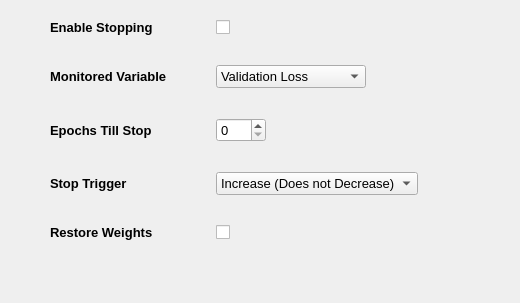
        <widget class="QWidget" name="early_stop_tab">
         <attribute name="title">
          <string>Stopping</string>
         </attribute>
         <widget class="QWidget" name="formLayoutWidget_4">
          <property name="geometry">
           <rect>
            <x>40</x>
            <y>10</y>
            <width>471</width>
            <height>284</height>
           </rect>
          </property>
          <layout class="QFormLayout" name="early_stop_form">
           <property name="fieldGrowthPolicy">
            <enum>QFormLayout::AllNonFixedFieldsGrow</enum>
           </property>
           <property name="horizontalSpacing">
            <number>20</number>
           </property>
           <property name="verticalSpacing">
            <number>30</number>
           </property>
           <property name="leftMargin">
            <number>10</number>
           </property>
           <property name="topMargin">
            <number>10</number>
           </property>
           <property name="rightMargin">
            <number>10</number>
           </property>
           <property name="bottomMargin">
            <number>10</number>
           </property>
           <item row="0" column="0">
            <widget class="QLabel" name="enable_stop_label">
             <property name="font">
              <font>
               <pointsize>10</pointsize>
               <italic>false</italic>
               <bold>true</bold>
              </font>
             </property>
             <property name="text">
              <string>Enable Stopping</string>
             </property>
            </widget>
           </item>
           <item row="0" column="1">
            <widget class="QCheckBox" name="enable_stop_box">
             <property name="text">
              <string/>
             </property>
            </widget>
           </item>
           <item row="1" column="0">
            <widget class="QLabel" name="monitor_var_label">
             <property name="font">
              <font>
               <pointsize>10</pointsize>
               <italic>false</italic>
               <bold>true</bold>
              </font>
             </property>
             <property name="text">
              <string>Monitored Variable        </string>
             </property>
            </widget>
           </item>
           <item row="1" column="1">
            <widget class="QComboBox" name="monitor_var_box">
             <property name="sizePolicy">
              <sizepolicy hsizetype="Fixed" vsizetype="Fixed">
               <horstretch>0</horstretch>
               <verstretch>0</verstretch>
              </sizepolicy>
             </property>
             <property name="minimumSize">
              <size>
               <width>150</width>
               <height>0</height>
              </size>
             </property>
             <property name="font">
              <font>
               <family>Segoe UI</family>
               <pointsize>10</pointsize>
               <italic>false</italic>
               <bold>false</bold>
              </font>
             </property>
             <item>
              <property name="text">
               <string>Validation Loss</string>
              </property>
             </item>
             <item>
              <property name="text">
               <string>Validation Accuracy</string>
              </property>
             </item>
             <item>
              <property name="text">
               <string/>
              </property>
             </item>
            </widget>
           </item>
           <item row="2" column="0">
            <widget class="QLabel" name="till_stop_label">
             <property name="font">
              <font>
               <pointsize>10</pointsize>
               <italic>false</italic>
               <bold>true</bold>
              </font>
             </property>
             <property name="text">
              <string>Epochs Till Stop</string>
             </property>
            </widget>
           </item>
           <item row="2" column="1">
            <widget class="QSpinBox" name="tilll_stop_box">
             <property name="sizePolicy">
              <sizepolicy hsizetype="Fixed" vsizetype="Fixed">
               <horstretch>0</horstretch>
               <verstretch>0</verstretch>
              </sizepolicy>
             </property>
             <property name="minimumSize">
              <size>
               <width>50</width>
               <height>20</height>
              </size>
             </property>
             <property name="font">
              <font>
               <family>Segoe UI</family>
               <pointsize>10</pointsize>
               <italic>false</italic>
               <bold>false</bold>
              </font>
             </property>
            </widget>
           </item>
           <item row="3" column="0">
            <widget class="QLabel" name="trigger_label">
             <property name="font">
              <font>
               <pointsize>10</pointsize>
               <italic>false</italic>
               <bold>true</bold>
              </font>
             </property>
             <property name="text">
              <string>Stop Trigger</string>
             </property>
            </widget>
           </item>
           <item row="3" column="1">
            <widget class="QComboBox" name="trigger_box">
             <property name="sizePolicy">
              <sizepolicy hsizetype="Fixed" vsizetype="Fixed">
               <horstretch>0</horstretch>
               <verstretch>0</verstretch>
              </sizepolicy>
             </property>
             <property name="minimumSize">
              <size>
               <width>120</width>
               <height>0</height>
              </size>
             </property>
             <property name="font">
              <font>
               <family>Segoe UI</family>
               <pointsize>10</pointsize>
               <italic>false</italic>
               <bold>false</bold>
              </font>
             </property>
             <item>
              <property name="text">
               <string>Increase (Does not Decrease)</string>
              </property>
             </item>
             <item>
              <property name="text">
               <string>Plateau (Does not Increase)</string>
              </property>
             </item>
            </widget>
           </item>
           <item row="4" column="1">
            <widget class="QCheckBox" name="restore_weights_box">
             <property name="text">
              <string/>
             </property>
            </widget>
           </item>
           <item row="4" column="0">
            <widget class="QLabel" name="restore_weight_label">
             <property name="font">
              <font>
               <pointsize>10</pointsize>
               <italic>false</italic>
               <bold>true</bold>
              </font>
             </property>
             <property name="text">
              <string>Restore Weights</string>
             </property>
            </widget>
           </item>
          </layout>
         </widget>
        </widget>
